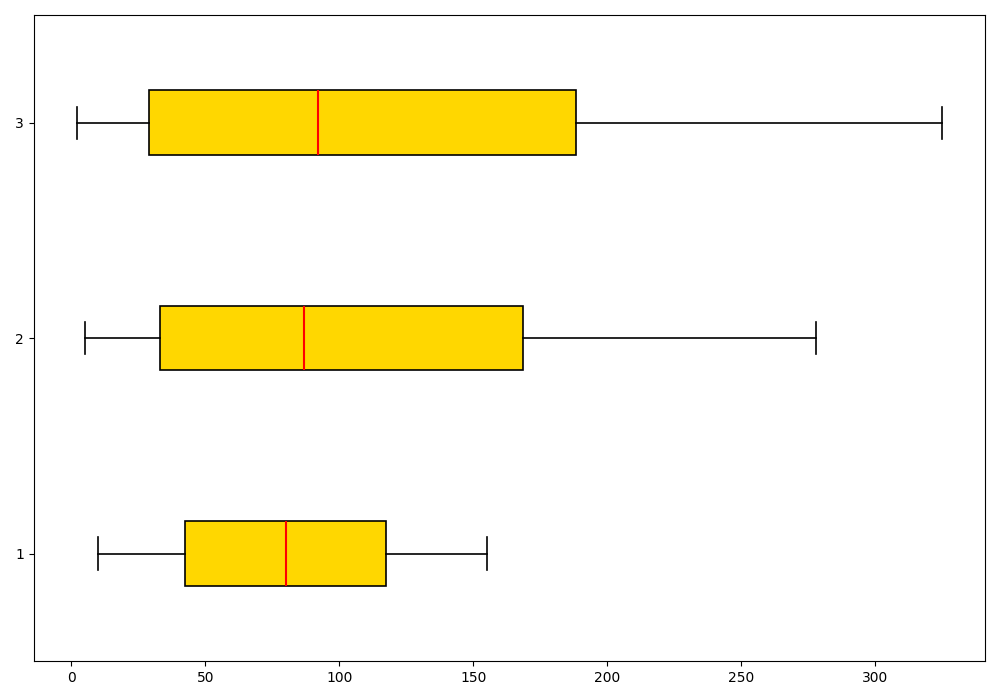

Reproduce this figure in Python.
import matplotlib.pyplot as plt
import numpy as np

data = {
    'Tubers': np.array([10, 12, 14, 18, 22, 28, 34, 40, 45, 50, 55, 60, 65, 70, 75, 80, 85, 90, 95, 100, 105, 110, 115, 120, 125, 130, 135, 140, 145, 150, 155]),
    'Legumes': np.array([5, 7, 9, 12, 16, 20, 25, 30, 36, 42, 48, 55, 62, 70, 78, 87, 96, 106, 116, 127, 138, 150, 162, 175, 188, 202, 216, 231, 246, 262, 278]),
    'Fruits': np.array([2, 3, 5, 7, 10, 15, 20, 26, 32, 39, 46, 54, 63, 72, 82, 92, 103, 114, 126, 139, 152, 166, 181, 196, 212, 229, 247, 266, 285, 305, 325])
}

fig, ax = plt.subplots(figsize=(10, 7))

ax.boxplot(data.values(), vert=False, patch_artist=True,
           boxprops=dict(facecolor='#FFD700', color='black', linewidth=1.2),
           medianprops=dict(color='red', linewidth=1.5),
           whiskerprops=dict(color='black', linewidth=1.2),
           capprops=dict(color='black', linewidth=1.2),
           flierprops=dict(marker='o', color='black', markersize=5, alpha=0.5))

plt.tight_layout()
plt.show()
